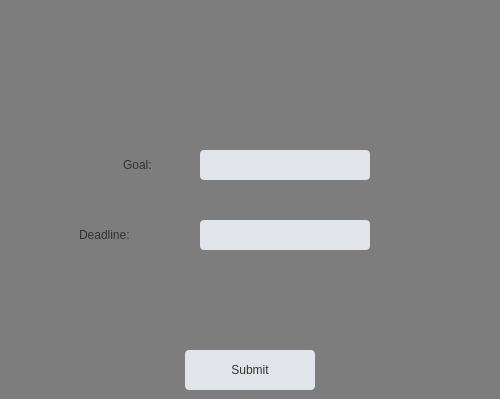
    <widget class="QWidget" name="SetGoalPage">
     <property name="styleSheet">
      <string notr="true">background-color: #7d7d7d;</string>
     </property>
     <widget class="QLabel" name="Goaltext">
      <property name="geometry">
       <rect>
        <x>123</x>
        <y>150</y>
        <width>70</width>
        <height>30</height>
       </rect>
      </property>
      <property name="styleSheet">
       <string notr="true">background-color: #e1e4e8;
font: 500 17pt &quot;Roboto Slab Medium&quot;;
color: #333333;
text-align: center;
border-color: black;
border-radius: 4px;
background-color: #7d7d7d;
</string>
      </property>
      <property name="text">
       <string>Goal:</string>
      </property>
     </widget>
     <widget class="QLineEdit" name="EnterGoalBox">
      <property name="geometry">
       <rect>
        <x>200</x>
        <y>150</y>
        <width>170</width>
        <height>30</height>
       </rect>
      </property>
      <property name="styleSheet">
       <string notr="true">background-color: #e1e4e8;
font: 500 15pt &quot;Roboto Slab Medium&quot;;
color: black;
text-align: center;
border-color: black;
border-radius: 4px;
</string>
      </property>
      <property name="readOnly">
       <bool>false</bool>
      </property>
     </widget>
     <widget class="QLabel" name="Deadlinetext">
      <property name="geometry">
       <rect>
        <x>79</x>
        <y>220</y>
        <width>101</width>
        <height>30</height>
       </rect>
      </property>
      <property name="styleSheet">
       <string notr="true">background-color: #e1e4e8;
font: 500 17pt &quot;Roboto Slab Medium&quot;;
color: #333333;
text-align: center;
border-color: black;
border-radius: 4px;
background-color: #7d7d7d;
</string>
      </property>
      <property name="text">
       <string>Deadline:</string>
      </property>
     </widget>
     <widget class="QLineEdit" name="EnterDeadlineBox">
      <property name="geometry">
       <rect>
        <x>200</x>
        <y>220</y>
        <width>170</width>
        <height>30</height>
       </rect>
      </property>
      <property name="styleSheet">
       <string notr="true">background-color: #e1e4e8;
font: 500 15pt &quot;Roboto Slab Medium&quot;;
color: black;
text-align: center;
border-color: black;
border-radius: 4px;
</string>
      </property>
     </widget>
     <widget class="QPushButton" name="ReturnButton2">
      <property name="geometry">
       <rect>
        <x>450</x>
        <y>10</y>
        <width>41</width>
        <height>31</height>
       </rect>
      </property>
      <property name="cursor">
       <cursorShape>PointingHandCursor</cursorShape>
      </property>
      <property name="styleSheet">
       <string notr="true">background-image: url(:/Images/ReturnArrow.jpg);
background-position: center;
border-color: black;
border-radius: 4px;
</string>
      </property>
      <property name="text">
       <string/>
      </property>
     </widget>
     <widget class="QPushButton" name="SubmitButton">
      <property name="geometry">
       <rect>
        <x>185</x>
        <y>350</y>
        <width>130</width>
        <height>40</height>
       </rect>
      </property>
      <property name="cursor">
       <cursorShape>PointingHandCursor</cursorShape>
      </property>
      <property name="styleSheet">
       <string notr="true">background-color: #e1e4e8;
font: 500 20pt &quot;Roboto Slab Medium&quot;;
color: #333333;
text-align: center;
border-color: black;
border-radius: 4px;
</string>
      </property>
      <property name="text">
       <string>Submit</string>
      </property>
     </widget>
    </widget>
